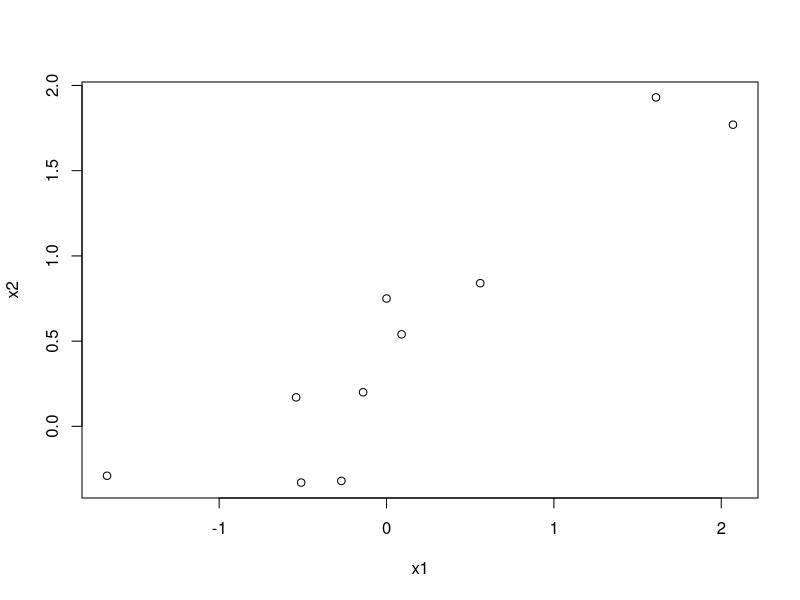

This chart was generated by the following R code:
# Andrey Risukhin, HW Lect 20-1

x1 <- c(-0.27, -0.14,  1.61,  0.09,  0.00,  2.07,  0.56, -1.67, -0.51, -0.54)
x2 <- c(-0.32,  0.20,  1.93,  0.54,  0.75,  1.77,  0.84, -0.29, -0.33,  0.17)

meanx1 <- mean(x1)
meanx2 <- mean(x2)
sdx1 <- sd(x1)
sdx2 <- sd(x2)
plot(x1, x2)

d <- x1 - x2
meand <- mean(d)
sdd <- sd(d)

y1 = c(-0.27, -0.14,  1.61,  0.09,  0.00,  2.07,  0.56, -1.67, -0.51, -0.54)
y2 = c( 0.20 , 0.54, -0.33,  1.93, -0.32,  1.77,  0.75,  0.17, -0.29,  0.84)

d2 <- y1 - y2
meandd2 <- mean(d2)
sdd2 <- sd(d2)
